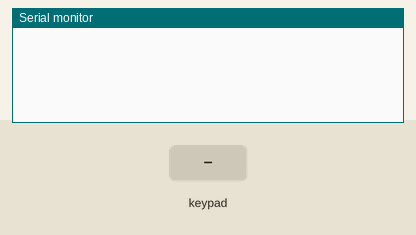
Recording of a sketch running on a simulated Arduino Uno, built with avr-gcc and run on an emulated ATmega328P. Shown: the last lines printed to the serial monitor. The inputs (shaded band) are chosen by the test bench.

Above: at 2.2 s.
2.3 s: key '1' pressed
At 3.3 s:
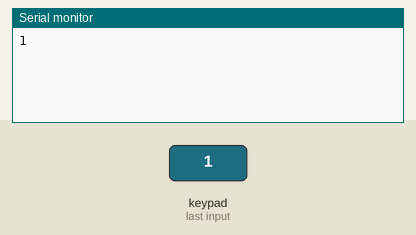
3.8 s: keypad keys 5 4 3 2 # pressed 0.4 s apart
At 6.9 s:
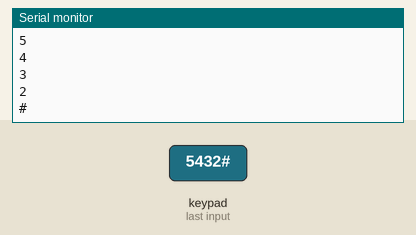
7.3 s: key '*' pressed
At 8.4 s:
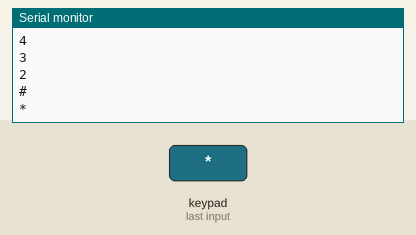
8.8 s: keypad keys 8 7 6 pressed 0.4 s apart
At 10.1 s:
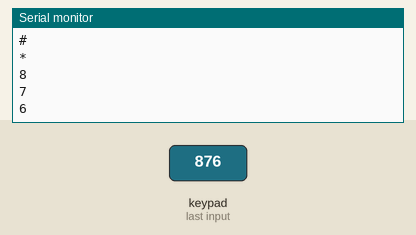
Timing chart, 0 to 11.8 s (numbered marks = the images above; inputs shaded):
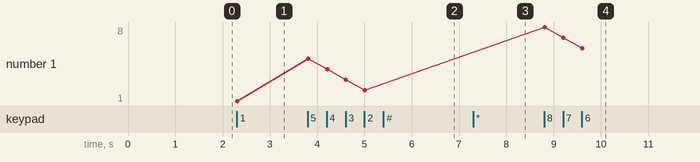

The sketch:

lcd_tus_takimi.ino
```cpp
#include <LiquidCrystal.h>

#include <Keypad.h>

LiquidCrystal lcd(12,11,5,4,3,2);
const byte ROWS = 4;
const byte COLS = 3;
char keys[ROWS][COLS] = {
  {'1','2','3'},
  {'4','5','6'},
  {'7','8','9'},
  {'*','0','#'}
  };
byte rowPins[ROWS] = {5, 4, 3, 2};
byte colPins[COLS] = {8, 7, 6};

Keypad keypad = Keypad( makeKeymap(keys), rowPins, colPins, ROWS, COLS );
byte ledPin = 13;

void setup(){
  Serial.begin(9600);
  lcd.setCursor(0,0);
  lcd.print("MERHABA");
  delay(1000);
  lcd.clear();
}

void loop(){
  char key = keypad.getKey();
  if (key) {
    lcd.setCursor(0,0);
    lcd.print("Veri Geliyor");
    lcd.setCursor(0,0);
    lcd.print(key);
    Serial.println(key);
  }
  else if(!key)

  {
     lcd.setCursor(0,0);
    lcd.print("Veri Yok Hocam");
  }
}
```

Measured:
- after the input at 2.3 s, the serial monitor: prints a new line at once (image 1)
- after the input at 3.8 s, the serial monitor: prints a new line at once (image 2)
- after the input at 7.3 s, the serial monitor: prints a new line at once (image 3)
- after the input at 8.8 s, the serial monitor: prints a new line at once (image 4)
- plotted number 1: 1 → 2 after the input at 3.8 s, 2 → 6 after the input at 8.8 s
